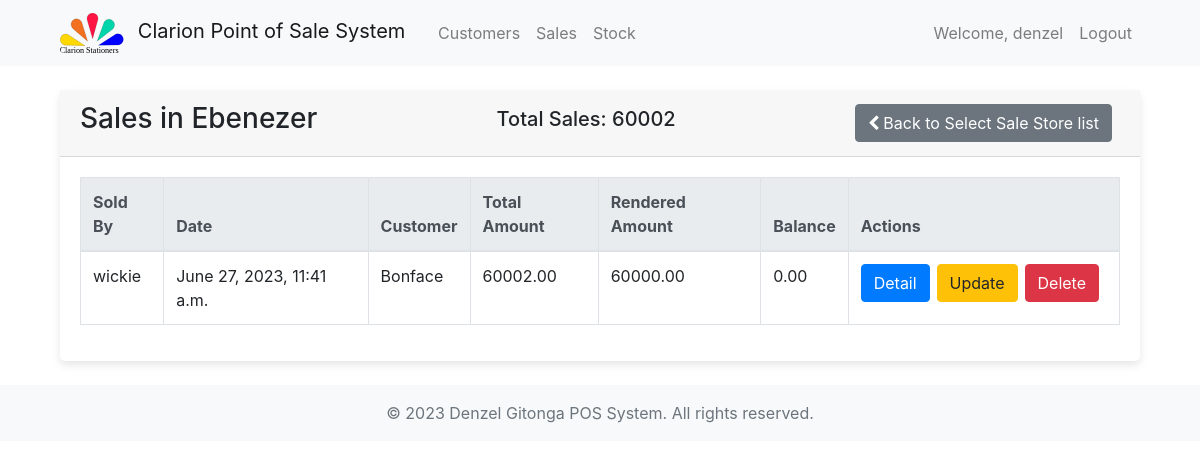
The page /admin-dashboard/sales/2/ (signed in) on the database its author committed.
### accounts/models.py (models this page shows, shortened)
class User(AbstractBaseUser, PermissionsMixin):
    username = models.CharField(max_length=255, unique=True)
    email = models.EmailField(max_length=255, unique=True)
    store = models.ForeignKey(Store, on_delete=models.CASCADE, related_name='stores', null=True, blank=True)
    phone_number = models.CharField(max_length=20, blank=True, null=True)
    full_name = models.CharField(max_length=255, blank=True, null=True)
    is_staff = models.BooleanField(default=False)
    is_active = models.BooleanField(default=True)
    groups = models.ManyToManyField(
        'auth.Group',
        blank=True,
        related_name='myuser_set',
        related_query_name='user',
    )
    user_permissions = models.ManyToManyField(
        'auth.Permission',
        blank=True,
        related_name='myuser_set',
        related_query_name='user',
    )
    objects = UserManager()
    USERNAME_FIELD = 'username'
    REQUIRED_FIELDS = ['email']

### inventory/models.py (models this page shows, shortened)
class Store(models.Model):
    name = models.CharField(max_length=100)

class Customer(models.Model):
    name = models.CharField(max_length=255)
    email = models.EmailField()
    phone_number = models.CharField(max_length=20)
    address = models.CharField(max_length=255)
    def __str__(self):
        return self.name

### sales/models.py (models this page shows, shortened)
class Sale(models.Model):
    sold_by = models.ForeignKey(settings.AUTH_USER_MODEL, on_delete=models.CASCADE, editable=False)
    date = models.DateTimeField(auto_now_add=True)
    total_amount = models.DecimalField(max_digits=10, decimal_places=2)
    rendered_amount = models.DecimalField(default=0, max_digits=10, decimal_places=2)
    balance = models.DecimalField(default=0, max_digits=10, decimal_places=2)
    customer = models.ForeignKey(Customer, on_delete=models.CASCADE)

### admin_dashboard/views.py (the view)
# urls.py: path('sales/<int:id>/', views.sales_list, name='sales_list'), # view sales in the selected store
@staff_member_required(login_url='accounts:login')
def sales_list(request, id):
    store = get_object_or_404(Store, id=id)  # Retrieve the store based on the provided ID
    sales = Sale.objects.filter(sold_by__store=store)
    total_sale = sales.aggregate(total_amount=Sum('total_amount'))['total_amount']
    context = {
        'store': store,
        'sales': sales,
        'total_sale': total_sale,
    }
    return render(request, 'admin/sales/sales_list.html', context)

### templates/admin/sales/sales_list.html (shortened to what this page needs)
{% extends 'common/base.html' %}
{% block content %}
<div class="container">
  <div class="card">
    <div class="card-header">
      <div class="d-flex justify-content-between align-items-center">
        <h3>Sales in {{ store.name }}</h3>
        <h5>Total Sales: {{ total_sale }}</h5>
        <div>
          <a class="btn btn-secondary rounded mr-2" href="{% url 'admin_dashboard:select_sale_store' %}">
            <i class="fa fa-chevron-left mr-1"></i>Back to Select Sale Store list
          </a>
        </div>
      </div>
    </div>
    <div class="card-body">
      <div class="table-responsive">
        <table class="table table-bordered">
          <thead class="thead-light">
            <tr>
                <th>Sold By</th>
                <th>Date</th>
                <th>Customer</th>
                <th>Total Amount</th>
                <th>Rendered Amount</th>
                <th>Balance</th>
                <th>Actions</th>
            </tr>
          </thead>
          <tbody>
            {% for sale in sales %}
            <tr>
              <td>{{ sale.sold_by.username }}</td>
              <td>{{ sale.date }}</td>
              <td>{{ sale.customer }}</td>
              <td>{{ sale.total_amount }}</td>
              <td>{{ sale.rendered_amount }}</td>
              <td>{{ sale.balance }}</td>
              <td>
                <div class="btn-group">
                  <a class="btn btn-primary mr-2 rounded" href="{% url 'admin_dashboard:sale_detail' store.id sale.id %}">Detail</a>
                   <a class="btn btn-warning mr-2 rounded" href="{% url 'admin_dashboard:sale_update' store.id sale.id %}">Update</a>
                   <a class="btn btn-danger mr-2 rounded" href="{% url 'admin_dashboard:sale_delete' store.id sale.id %}">Delete</a>
                </div>
              </td>
            </tr>
            {% endfor %}
          </tbody>
        </table>
      </div>
    </div>
  </div>
</div>
{% endblock %}

### templates/common/header.html (shortened to what this page needs)
{% load static %}
<header>
  <nav class="navbar navbar-expand-lg navbar-light bg-light">
      <div class="container">
        {% if user.is_authenticated and user.is_superuser %}
          <a class="navbar-brand col-md-2" href="{% url 'admin_dashboard:dashboard' %}">
              <img src="{% static 'images/logos/clarion_logo.svg' %}" alt="Logo" height="40" class="mr-2 rounded">
              Clarion Point of Sale System
          </a>
        {% endif %}
          <div class="collapse navbar-collapse justify-content-between col-md-8" id="navbarNav">
            {% if user.is_authenticated %}
              {% if user.is_superuser %}
                <ul class="navbar-nav">
                <li class="nav-item">
                  <a class="nav-link" href="{% url 'inventory:customers_list' %}">Customers</a>
                </li>
                <li class="nav-item">
                  <a class="nav-link" href="{% url 'sales:sales_list' %}">Sales</a>
                </li>
                <li class="nav-item">
                  <a class="nav-link" href="{% url 'inventory:store_stock' %}">Stock</a>
                </li>
                </ul>
                <ul class="navbar-nav ml-auto">
                  <li class="nav-item">
                    <a class="nav-link" href="#">
                      Welcome, {{ user.username }}
                    </a>
                  </li>
                  <li class="nav-item">
                    <a class="nav-link" href="{% url 'accounts:logout' %}">Logout</a>
                  </li>
                </ul>
              {% endif %}
            {% endif %}
          </div>
      </div>
  </nav>
</header>

### static/custom_css/styles.css (style rules this page uses)
.card { box-shadow: 0px 4px 8px rgba(0, 0, 0, 0.1); border: none; transition: 0.3s; border-radius: 5px; }

### rows shown on the page
User: username "denzel"
Store: name "Ebenezer"
Sale: sold_by.username "wickie", date "June 27, 2023, 11:41 a.m.", customer "Bonface", total_amount "60002.00", rendered_amount "60000.00", balance "0.00"

### other values the page prints
{{ total_sale }} "60002"
